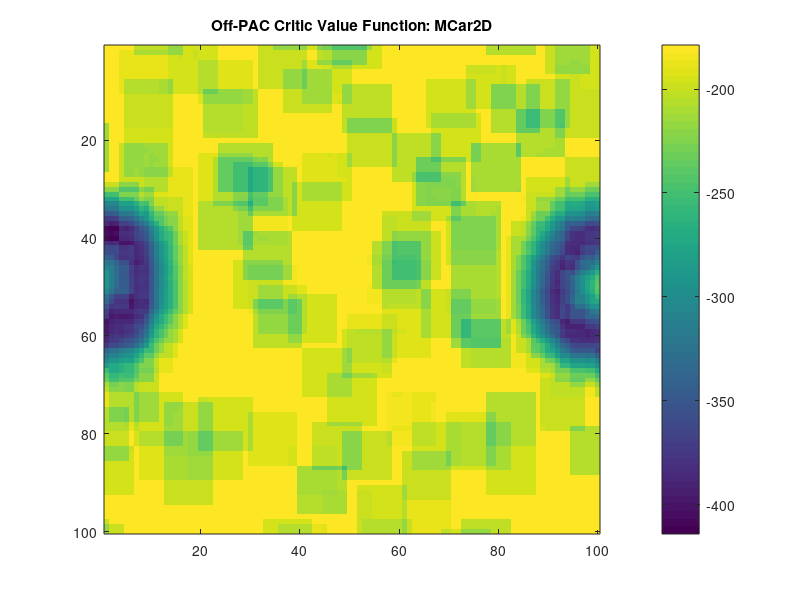

Write MATLAB code to recreate this figure.
% Visualize RLLib
% @author Sam Abeyruwan

clear all;
close all;
clc;

V = load('valueFunction.txt');
E = load('continuousGridworld.txt');
P = load('continuousGridworldPath.txt');
if 1,
figure;
imagesc(fliplr(V)');
title('Off-PAC Critic Value Function: MCar2D');
colorbar;

%figure;
%mesh(V)
end

if 0,

figure;
%subplot(1, 2, 1);
imagesc(fliplr(E)');
title('ContinuousGridworld');
axis square
colorbar;

figure;
%plot(P(:,1)*10, P(:, 2)*10, '-r', 'LineWidth', 1);
%subplot(1, 2, 2);
m = P(:, 1);
index = find(m == 2.0); % this is not good thing to do
hold on;
for i = 1 : size(index, 1) - 1
   plot(P((index(i) : index(i+1)-1), 1)*10, P((index(i) : index(i+1)-1), 2)*10, '-r', 'LineWidth', 1); 
end
title({'Off-PAC ContinuousGridworld Learned Paths', '(Avg: 37.15, (+- 95%): 0.16)'});
axis square
hold off
end
% Pendulum
S = load('swingPendulum.txt');

if 0,
numFrames = size(S, 1);
figure(1);
M = moviein(numFrames);
set(gca,'NextPlot','replacechildren');
pause;
pause(3);
for i = 1 : numFrames
   h = plot([0,sind(S(i, 1))], [0, cosd(S(i,1))], '-b', ...
                 sind(S(i, 1)), cosd(S(i,1)), '-mo',...
                'LineWidth',2,...
                'MarkerEdgeColor','k',...
                'MarkerFaceColor',[.49 1 .63],...
                'MarkerSize',10);
   axis([-2, 2, -1.5, 1.5]);
   title({['SwingPendulum step=',num2str(i)],'Behavior Policy (b)', 'Actions Selected from a Uniform Distribuation'});
   pause(0.01);
   M(:, i) = getframe;
   delete(h)
end
end

%mpgwrite(M, jet, 'movie.mpg');

% reward
if 0,
figure;
plot(S((1:400), 2), '-'); 
axis([0, 400, -1, 1]);
title('SwingPendulum rewards');
end

if 0,
   u = load('mcar.txt');
   x = (-1.2:0.1:0.6);
   figure;
   pause;
   pause(3);
   for i = 1 : size(u, 1)
      h = plot(x, sin(3*x), '-b', ...
               u(i), sin(3*u(i)), '-mo',...
                'LineWidth',2,...
                'MarkerEdgeColor','k',...
                'MarkerFaceColor',[.49 1 .63],...
                'MarkerSize',10); 
     axis([-1.2, 0.6, -1, 1]);
     %title({'An Optimal Policy MCar2D', '(Avg: 111.7, (+- 95%): 0.12)'});
     title({'MCar2D','Behavior Policy (b)', 'Actions Selected from a Uniform Distribuation'});
     pause(0.005);
     delete(h);
   end
   
end

if 0,
    h = figure(1);
   M = load('mcar3D.txt');
   x = (-1.2:0.05:0.6);
   [X, Y] = meshgrid(x, x);
   Z = sin(3 * X) + sin(3 * Y);   
   view([30 50]);
   surf(X, Y, Z);
   pause;
   pause(10);
   hold on;   
   for k = 1 : size(M, 1)
       h2 = plot3(M(k, 1), M(k,2),(sin(3*M(k, 1))+sin(3*M(k, 2))), ...
                 '-mo',...
                 'LineWidth',2,...
                 'MarkerEdgeColor','k',...
                 'MarkerFaceColor',[.49 1 .63],...
                 'MarkerSize',10);    
             axis([-1.2, 0.6, -1.2, 0.6, -2, 2]);
             title('MCar3D: An Optimal Policy');
             pause(0.005);
             delete(h2);
   end
   hold off;
%    for x1 = -1 : 0.1 : 1
%        for x2 = -1: 0.1: 1           
%            h2= plot3(x1,x2,(sin(3*x1)+sin(3*x2)), '-mo',...
%                 'LineWidth',2,...
%                 'MarkerEdgeColor','k',...
%                 'MarkerFaceColor',[.49 1 .63],...
%                 'MarkerSize',10);            
%             pause(0.1);
%             delete(h2);
%        end
%    end
end
